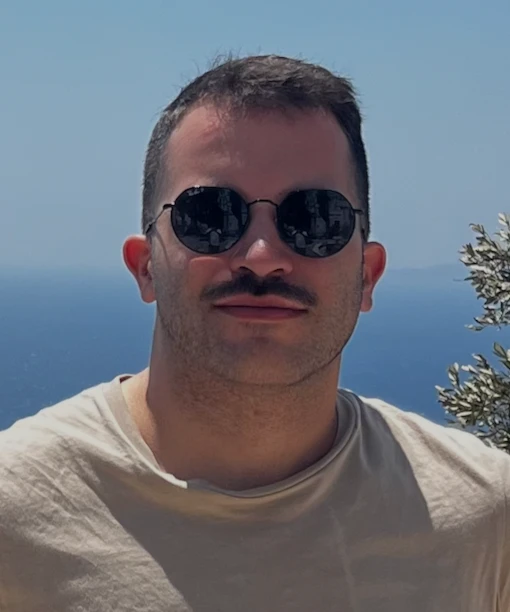
#> input picture assets/headshot.webp, 510 x 612 px
$ python cutout.py ../assets/headshot.webp --out out.png
#> lines starting #> are read from the running program, lines starting #| are printed output that depends on the picture; after the words box and inside, x2 and y2 are one past the last pixel; in counts of white or black regions, pixels touching at a corner belong together
#!/usr/bin/env -S uv run --quiet --with pillow --with numpy python
"""Cut the subject out of a photo, leaving the background transparent.

The card generator converts an image to ASCII itself and renders transparent
pixels as spaces, but its own background removal looks for a single solid
colour. An outdoor photo has a gradient sky and sea, so that fails and the
whole frame gets drawn. This does the separation properly first, reusing the
red-minus-blue approach: skin and clothing are red-dominant, sky and water are
blue-dominant, dark neutrals like hair and sunglasses are rescued back in, and
only the region connected to the head survives.

    ./scripts/cutout.py ~/Desktop/headshot.webp --crop 40,15,436,555 \
        --threshold -0.15 --brightness 1.45 --saturation 1.35 \
        --out assets/portrait.png

The threshold is negative on purpose. Backlit hair is blue-dominant, because
sky shows through the strands: at the crown it measures r-b = -0.09 against
skin at +0.10, so a threshold tuned for skin cuts the hair off. Sky and sea sit
far lower still, around -0.22, which leaves a wide gap to aim at. The right
edge of the crop is pulled in to shed a bush that the looser threshold admits.
"""

import argparse
import sys
from collections import deque

import numpy as np
from PIL import Image, ImageEnhance, ImageFilter


def build_mask(rgb: np.ndarray, lum: np.ndarray, threshold: float) -> Image.Image:
    r, b = rgb[..., 0], rgb[..., 2]
    subject = np.maximum((r - b) / 255.0, (0.18 - lum) * 3.0)
    mask = Image.fromarray(((subject > threshold) * 255).astype(np.uint8))
    mask = mask.filter(ImageFilter.MaxFilter(9)).filter(ImageFilter.MinFilter(9))
    return mask.filter(ImageFilter.MedianFilter(7))


def largest_head_blob(grid: np.ndarray) -> np.ndarray:
    """Flood fill from the first substantial row, which is the top of the head."""
    height, width = grid.shape
    seed = None
    for y in range(height):
        row = np.flatnonzero(grid[y])
        if row.size >= width // 4:
            seed = (y, int(row.mean()))
            break
    if seed is None:
        return grid
    keep = np.zeros_like(grid)
    keep[seed] = True
    queue = deque([seed])
    while queue:
        y, x = queue.popleft()
        for dy, dx in ((1, 0), (-1, 0), (0, 1), (0, -1)):
            ny, nx = y + dy, x + dx
            if 0 <= ny < height and 0 <= nx < width and grid[ny, nx] and not keep[ny, nx]:
                keep[ny, nx] = True
                queue.append((ny, nx))
    return keep


def main() -> int:
    ap = argparse.ArgumentParser()
    ap.add_argument("image")
    ap.add_argument("--out", required=True)
    ap.add_argument("--crop", default=None, help="left,top,right,bottom in pixels")
    ap.add_argument("--threshold", type=float, default=0.05)
    ap.add_argument("--feather", type=float, default=1.2,
                    help="blur radius on the mask edge, in pixels")
    ap.add_argument("--brightness", type=float, default=1.0,
                    help="the card draws each character in its source pixel's colour, so "
                         "skin tones read as muddy on a dark card; lift them here")
    ap.add_argument("--saturation", type=float, default=1.0)
    args = ap.parse_args()

    img = Image.open(args.image).convert("RGB")
#> img is the input picture: PIL image 510x612 RGB; mean R, G, B 111.2, 115, 124.1
    if args.crop:
        img = img.crop(tuple(int(v) for v in args.crop.split(",")))

    rgb = np.asarray(img).astype(np.float32)
    lum = (0.299 * rgb[..., 0] + 0.587 * rgb[..., 1] + 0.114 * rgb[..., 2]) / 255.0
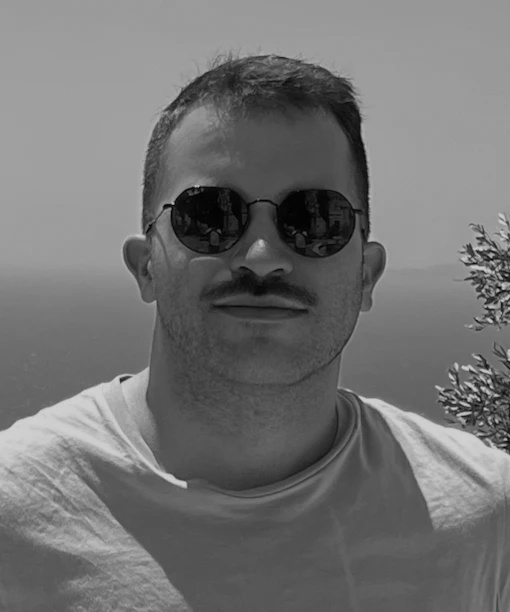
#> lum: shape (612, 510) float32; min 0, max 0.836, mean 0.451

    chroma = np.abs(rgb[..., 0] - rgb[..., 2]).mean()
#> chroma = 35.34
    if chroma < 2.0:
        print(f"{args.image} is greyscale (mean |r-b| = {chroma:.2f}); there is no "
              "colour to separate the subject from the background.", file=sys.stderr)
        return 1

    mask = build_mask(rgb, lum, args.threshold)
#> in build_mask, `r, b = rgb[..., 0], rgb[..., 2]`:
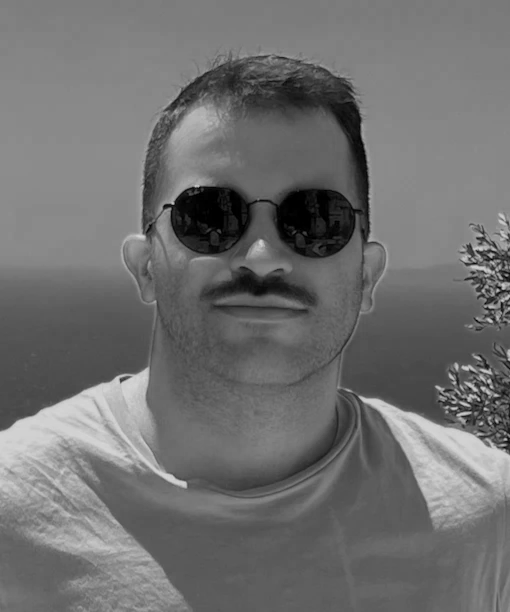
#> r: shape (612, 510) float32; min 0, max 215, mean 111.2
#> in build_mask, `r, b = rgb[..., 0], rgb[..., 2]`:
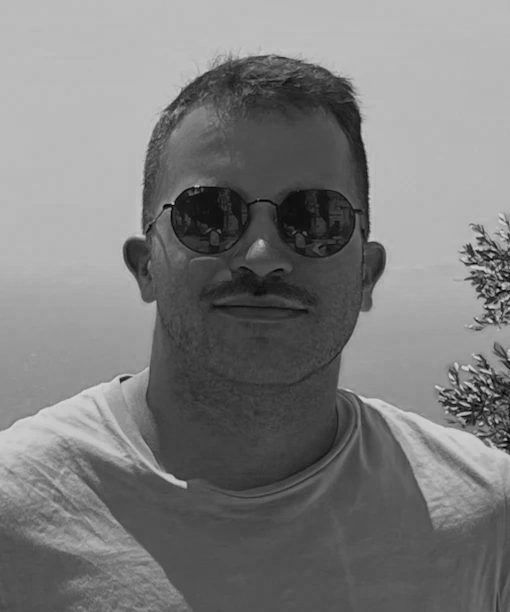
#> b: shape (612, 510) float32; min 0, max 220, mean 124.1
#> in build_mask, `subject = np.maximum((r - b) / 255.0, (0.18 - lum) * 3.0)`:
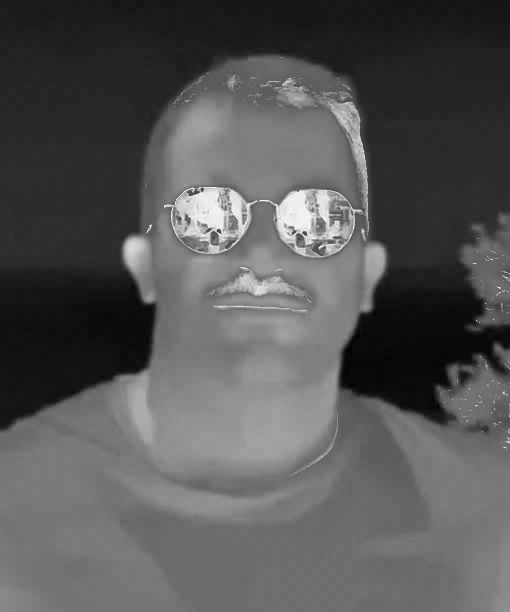
#> subject: shape (612, 510) float32; min -0.333, max 0.54, mean -0.0368; drawn with min black and max white
#> in build_mask, `mask = Image.fromarray(((subject > threshold) * 255).astype(np.uint8))`:
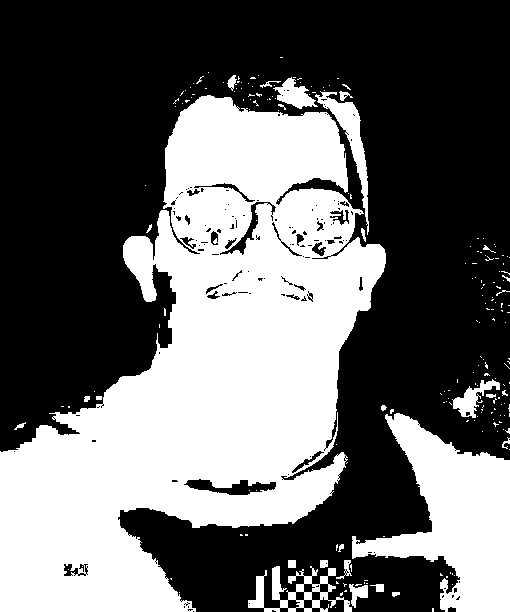
#> mask: PIL image 510x612 L; 40.7% white; 204 white regions (176 under 20 px), largest, box (x1, y1, x2, y2) and area: (0, 95, 386, 612) 105242, (352, 413, 510, 612) 15393, (248, 566, 352, 612) 1751
#> in build_mask, `mask = mask.filter(ImageFilter.MaxFilter(9)).filter(ImageFilter.MinFil..`: mask: PIL image 510x612 L; 44.5% white; 24 white regions (14 under 20 px), largest, box (x1, y1, x2, y2) and area: (0, 75, 386, 612) 114969, (336, 405, 510, 612) 16132, (248, 560, 384, 612) 4885
#> in build_mask, `return mask.filter(ImageFilter.MedianFilter(7))`:
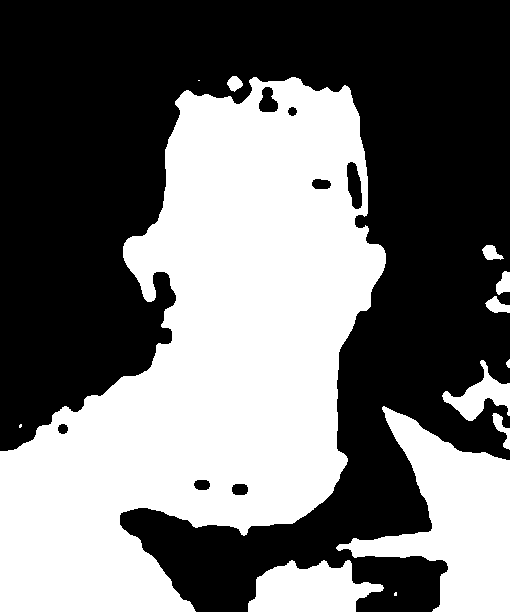
#> returned value: PIL image 510x612 L; 44.4% white; 13 white regions (3 under 20 px), largest, box (x1, y1, x2, y2) and area: (0, 77, 386, 612) 114885, (336, 406, 510, 612) 16130, (248, 560, 384, 612) 4876
    keep = largest_head_blob(np.asarray(mask) > 127)
#> the loop in largest_head_blob, `for y in range(height):` made 97 passes
#> seed on pass 97: (96, 274)
#> the loop in largest_head_blob, `while queue:` made 114885 passes
#> (y, x) on passes 1 to 3: (96, 274), (97, 274), (95, 274)
#> after the loop in largest_head_blob, `while queue:`: keep: shape (612, 510) bool; 36.8% white; 1 white region, box (x1, y1, x2, y2) and area: (0, 77, 386, 612) 114885
    alpha = Image.fromarray((keep * 255).astype(np.uint8))
    if args.feather > 0:
        alpha = alpha.filter(ImageFilter.GaussianBlur(args.feather))

    out = img.copy()
    if args.brightness != 1.0:
        out = ImageEnhance.Brightness(out).enhance(args.brightness)
    if args.saturation != 1.0:
        out = ImageEnhance.Color(out).enhance(args.saturation)
    out.putalpha(alpha)
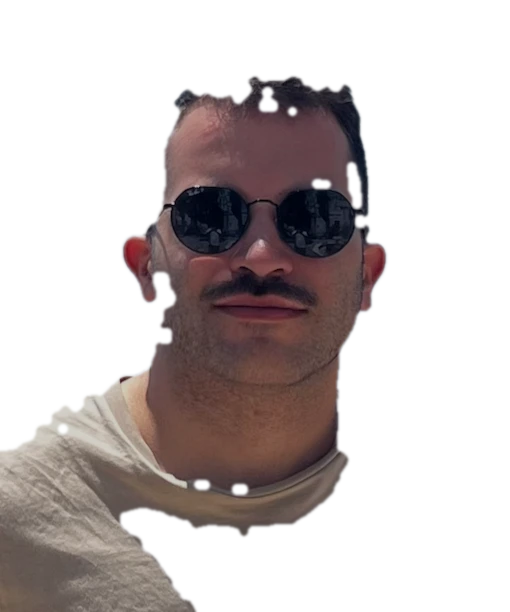
#> out: PIL image 510x612 RGBA; mean R, G, B, A 111.2, 115, 124.1, 93.9; transparent parts drawn white
    out.save(args.out, "PNG", optimize=True)

    covered = float(np.asarray(alpha).mean() / 255)
#> covered = 0.368
    print(f"wrote {args.out}  {out.size[0]}x{out.size[1]}  "
          f"subject covers {covered:.0%} of the frame")
#| wrote out.png  510x612  subject covers 37% of the frame
    return 0


if __name__ == "__main__":
    sys.exit(main())
#> (the program exits here)
